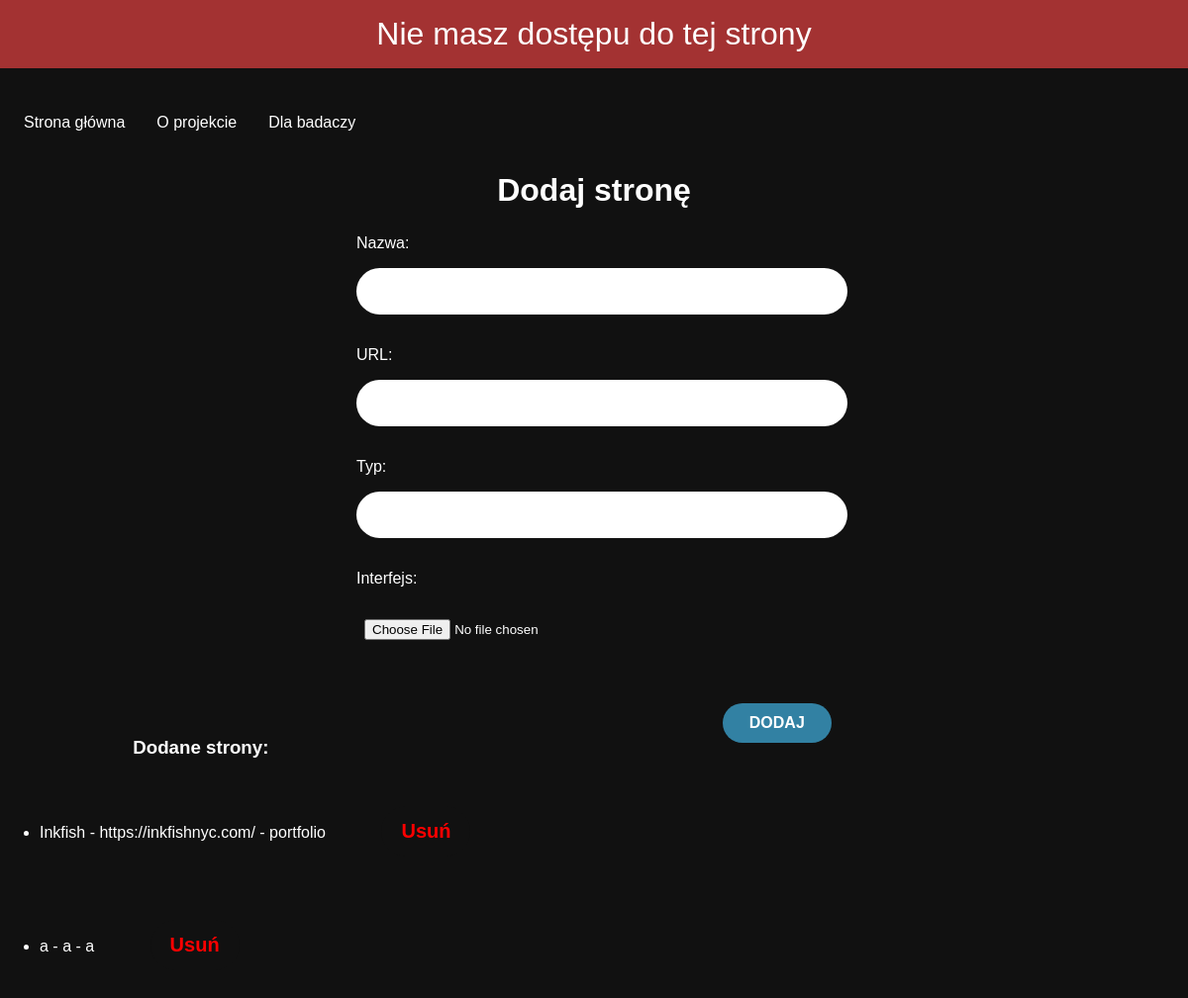
Before: /site/add with the older database file.
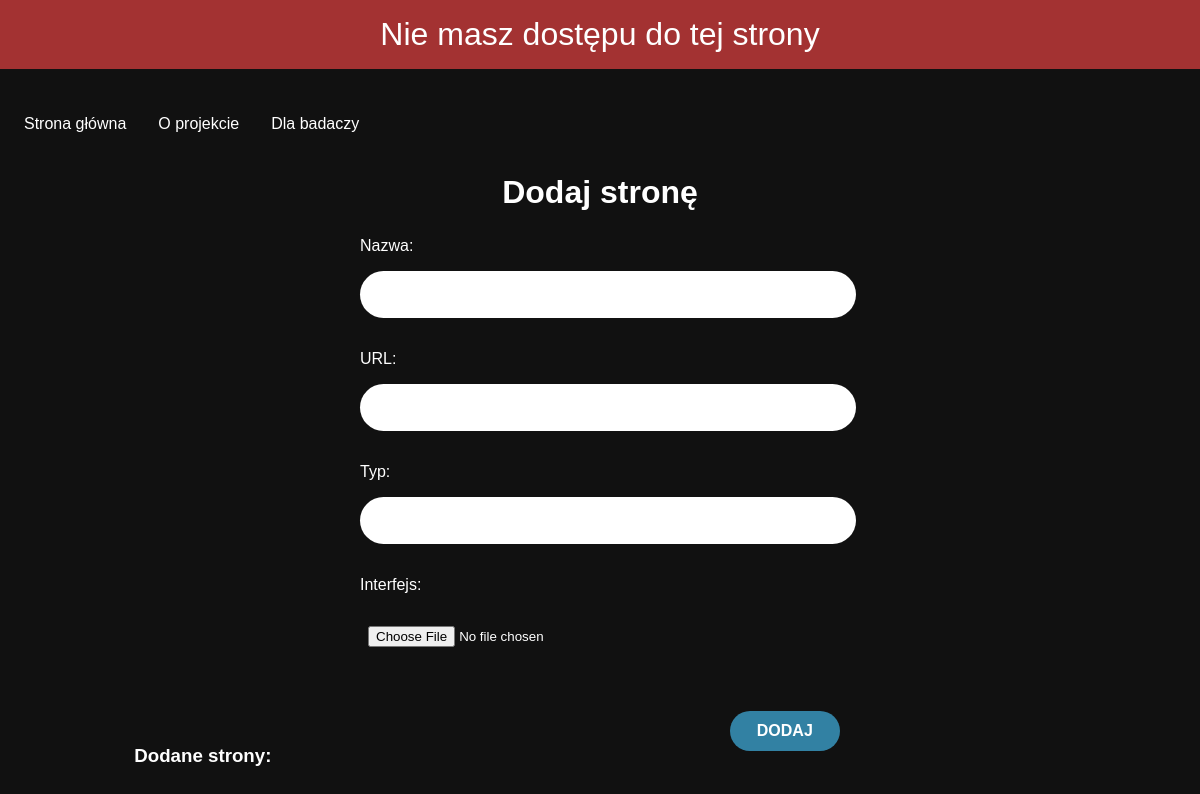
After: the same page with the newer database file.
### app.py (models this page shows, shortened)
class Site(db.Model):
    id = db.Column(db.Integer, primary_key=True)
    name = db.Column(db.String(200), nullable=False)
    url = db.Column(db.String(200), nullable=False, unique=True)
    type = db.Column(db.String(200), nullable=False)
    picture = db.Column(db.String(200), nullable=True)

### app.py (the view, shortened to what this page needs)
@app.route('/site/add', methods=['GET', 'POST'])
def add_site():
    if is_not_logged():
        return redirect(url_for('index'))
    form = SiteForm()
    our_sites = Site.query.order_by(Site.id)
    return render_template("add_site.html", form=form, our_sites=our_sites)

### app.py
class SiteForm(FlaskForm):
    name = StringField("Nazwa: ", validators=[DataRequired()])
    url = StringField("URL: ", validators=[DataRequired()])
    type = StringField("Typ: ", validators=[DataRequired()])
    picture = FileField("Interfejs: ")
    submit = SubmitField("DODAJ")

### app.py (called while the page is built)
def is_not_logged():
    if 'logged' not in session or session['logged']==False:
        flash('Nie masz dostępu do tej strony')

### templates/add_site.html (shortened to what this page needs)
{% extends 'base.html' %}
{% block body %}
<h2>Dodaj stronę</h2>
<form action="/site/add" method="POST" enctype="multipart/form-data" class="site-form">
        {{ form.name.label(class="form-label")}}
        {{ form.name(class="form-control") }}
        {{ form.url.label(class="form-label") }}
        {{ form.url(class="form-control") }}
        {{ form.type.label(class="form-label") }}
        {{ form.type(class="form-control") }}
        {{ form.picture.label(class="form-label") }}
        {{ form.picture(class="form-control") }}
    {{ form.submit(class="btn btn-primary") }}
    <br>
</form>
<h3>Dodane strony:</h3>
<ul>
{% for our_site in our_sites %}
    <li>{{ our_site.name }} - {{ our_site.url }} - {{ our_site.type }}
        <form action="{{ url_for('delete_site', site_url=our_site.url) }}" method="post" style="display:inline;">
            <button type="submit" class="btn-delete">Usuń</button>
        </form>
    </li>
{% endfor %}
</ul>
{% endblock %}

Changed rows visible on the page:
removed Site: name "Inkfish", url "https://inkfishnyc.com/", type "portfolio"
removed Site: name "a", url "a", type "a"
